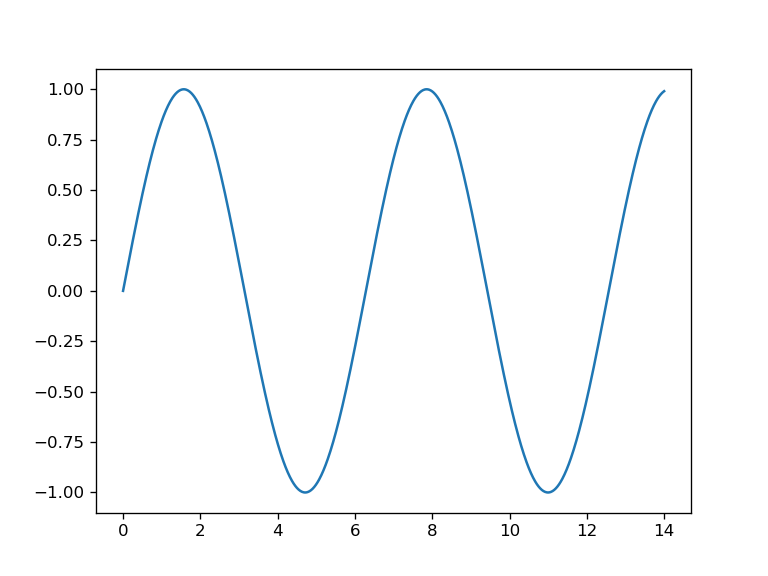

Write Python code to recreate this figure.
#!/usr/bin/env python3
# -*- coding: utf-8 -*-
"""
Created on Mon Oct  7 12:36:32 2019

@author: mo
"""

import matplotlib.pyplot
import numpy as np

x = np.linspace(0,14,1000)
fig = plt.figure()
plt.plot(x, np.sin(x))

plt.savefig("sin.png", dpi=120)